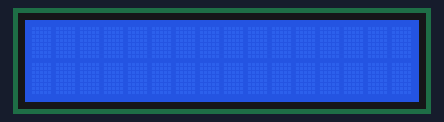
Simulated run of this sketch. Board: Arduino Uno, built with avr-gcc and run on an emulated ATmega328P. Parts: 16×2 character LCD. What the sketch prints to the serial monitor is not drawn.

Above: at 0.1 s.
At 0.6 s:
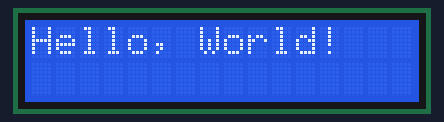

Measured:
- what the display in image 1 shows lasts 0.5 s, from 0.6 s to 1.1 s

The sketch:

ShowLCD.ino
```cpp
#include <LiquidCrystal.h>

/* Turn On LED */
#define SHOWLOG true

const int INPUT_DIGITAL_PINS[] = { };
const int OUTPUT_DIGITAL_PINS[] = { };

LiquidCrystal lcd(2, 3, 4, 5, 6, 7); // LiquidCrystal(rs, enable, data0, data1, data2, data3)

void setup() {
  if (SHOWLOG) {
    Serial.begin(9600);
  }

  SetDigitalPins();

  lcd.begin(16, 2); // col, row
  lcd.print("Hello, World!");

  ShowLog("ProgramStarted");
}

void SetDigitalPins() {

  int inputPinsLength = sizeof(INPUT_DIGITAL_PINS) / sizeof(INPUT_DIGITAL_PINS[0]);
  SetDigitalPins(INPUT_DIGITAL_PINS, inputPinsLength, INPUT);

  int outputPinsLength = sizeof(OUTPUT_DIGITAL_PINS) / sizeof(OUTPUT_DIGITAL_PINS[0]);
  SetDigitalPins(OUTPUT_DIGITAL_PINS, outputPinsLength, OUTPUT);
}

void SetDigitalPins(int pins[], int pinsLength, const int mode) {

  for (int i = 0; i < pinsLength; i++) {
    pinMode(pins[i], mode);
  }
}

void loop() {

  lcd.noDisplay();
  delay(500);

  lcd.display();
  delay(500);
}


void ShowLog(String message) {

  if (SHOWLOG == true) {
    Serial.println(message);
  }
}
```
